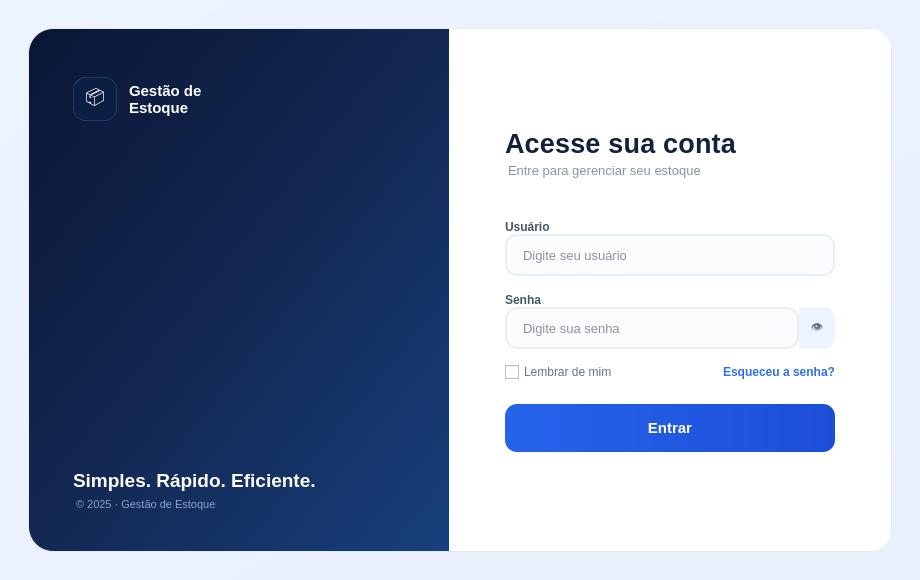
<?xml version="1.0" encoding="UTF-8"?>
<ui version="4.0">
 <class>LoginScreen</class>
 <widget class="QWidget" name="LoginScreen">
  <property name="geometry">
   <rect>
    <x>0</x>
    <y>0</y>
    <width>920</width>
    <height>580</height>
   </rect>
  </property>
  <property name="minimumSize">
   <size>
    <width>920</width>
    <height>580</height>
   </size>
  </property>
  <property name="windowTitle">
   <string>Gestão de Estoque - Acesse sua conta</string>
  </property>
  <property name="styleSheet">
   <string notr="true">QWidget#LoginScreen {
    background: qlineargradient(x1:0, y1:0, x2:1, y2:1, stop:0 #eef4ff, stop:1 #e8f0fb);
}
QLabel { color: #0f172a; }
QFrame { border: none; }
</string>
  </property>
  <layout class="QHBoxLayout" name="rootLayout">
   <property name="spacing">
    <number>0</number>
   </property>
   <property name="leftMargin">
    <number>28</number>
   </property>
   <property name="topMargin">
    <number>28</number>
   </property>
   <property name="rightMargin">
    <number>28</number>
   </property>
   <property name="bottomMargin">
    <number>28</number>
   </property>
   <item>
    <widget class="QFrame" name="cardFrame">
     <property name="styleSheet">
      <string notr="true">QFrame#cardFrame {
  background-color: #ffffff;
  border: 1px solid rgba(148, 163, 184, 0.18);
  border-radius: 24px;
}
</string>
     </property>
     <property name="frameShape">
      <enum>QFrame::StyledPanel</enum>
     </property>
     <property name="frameShadow">
      <enum>QFrame::Raised</enum>
     </property>
     <layout class="QHBoxLayout" name="cardLayout">
      <property name="spacing">
       <number>0</number>
      </property>
      <property name="leftMargin">
       <number>0</number>
      </property>
      <property name="topMargin">
       <number>0</number>
      </property>
      <property name="rightMargin">
       <number>0</number>
      </property>
      <property name="bottomMargin">
       <number>0</number>
      </property>

      <!-- ===================== LEFT PANEL ===================== -->
      <item>
       <widget class="QFrame" name="leftPanel">
        <property name="minimumSize">
         <size>
          <width>420</width>
          <height>0</height>
         </size>
        </property>
        <property name="maximumSize">
         <size>
          <width>420</width>
          <height>16777215</height>
         </size>
        </property>
        <property name="styleSheet">
         <string notr="true">QFrame#leftPanel {
  background: qlineargradient(x1:0, y1:0, x2:1, y2:1, stop:0 #0b1635, stop:0.5 #122852, stop:1 #183f7d);
  border-top-left-radius: 24px;
  border-bottom-left-radius: 24px;
}
QLabel { color: #ffffff; }
</string>
        </property>
        <property name="frameShape">
         <enum>QFrame::StyledPanel</enum>
        </property>
        <layout class="QVBoxLayout" name="leftLayout">
         <property name="spacing">
          <number>0</number>
         </property>
         <property name="leftMargin">
          <number>44</number>
         </property>
         <property name="topMargin">
          <number>48</number>
         </property>
         <property name="rightMargin">
          <number>44</number>
         </property>
         <property name="bottomMargin">
          <number>40</number>
         </property>
         <item>
          <layout class="QHBoxLayout" name="brandLayout">
           <property name="spacing">
            <number>12</number>
           </property>
           <item>
            <widget class="QLabel" name="brandIcon">
             <property name="minimumSize">
              <size>
               <width>44</width>
               <height>44</height>
              </size>
             </property>
             <property name="maximumSize">
              <size>
               <width>44</width>
               <height>44</height>
              </size>
             </property>
             <property name="styleSheet">
              <string notr="true">QLabel#brandIcon { background-color: #0b1f44; border: 1px solid rgba(255,255,255,0.12); border-radius: 12px; font-size: 18px; }</string>
             </property>
             <property name="alignment">
              <set>Qt::AlignCenter</set>
             </property>
             <property name="text">
              <string>📦</string>
             </property>
            </widget>
           </item>
           <item>
            <widget class="QLabel" name="brandName">
             <property name="font">
              <font>
               <family>Segoe UI</family>
               <pointsize>11</pointsize>
               <weight>75</weight>
               <bold>true</bold>
              </font>
             </property>
             <property name="text">
              <string>Gestão de
Estoque</string>
             </property>
            </widget>
           </item>
           <item>
            <spacer name="brandSpacer">
             <property name="orientation">
              <enum>Qt::Horizontal</enum>
             </property>
             <property name="sizeHint" stdset="0">
              <size>
               <width>40</width>
               <height>20</height>
              </size>
             </property>
            </spacer>
           </item>
          </layout>
         </item>
         <item>
          <spacer name="leftSpacerTop">
           <property name="orientation">
            <enum>Qt::Vertical</enum>
           </property>
           <property name="sizeHint" stdset="0">
            <size>
             <width>20</width>
             <height>140</height>
            </size>
           </property>
          </spacer>
         </item>
         <item>
          <widget class="QLabel" name="illustrationLabel">
           <property name="minimumSize">
            <size>
             <width>0</width>
             <height>180</height>
            </size>
           </property>
           <property name="alignment">
            <set>Qt::AlignCenter</set>
           </property>
           <property name="pixmap">
            <pixmap>:/images/box_illustration.png</pixmap>
           </property>
           <property name="scaledContents">
            <bool>false</bool>
           </property>
           <property name="text">
            <string/>
           </property>
          </widget>
         </item>
         <item>
          <spacer name="leftSpacerBottom">
           <property name="orientation">
            <enum>Qt::Vertical</enum>
           </property>
           <property name="sizeHint" stdset="0">
            <size>
             <width>20</width>
             <height>140</height>
            </size>
           </property>
          </spacer>
         </item>
         <item>
          <widget class="QLabel" name="taglineLabel">
           <property name="font">
            <font>
             <family>Segoe UI</family>
             <pointsize>14</pointsize>
             <weight>75</weight>
             <bold>true</bold>
            </font>
           </property>
           <property name="text">
            <string>Simples. Rápido. Eficiente.</string>
           </property>
          </widget>
         </item>
         <item>
          <widget class="QLabel" name="copyrightLabel">
           <property name="font">
            <font>
             <family>Segoe UI</family>
             <pointsize>8</pointsize>
            </font>
           </property>
           <property name="styleSheet">
            <string notr="true">color: #8fa0c9; margin-top: 6px;</string>
           </property>
           <property name="text">
            <string>© 2025 · Gestão de Estoque</string>
           </property>
          </widget>
         </item>
        </layout>
       </widget>
      </item>

      <!-- ===================== RIGHT PANEL ===================== -->
      <item>
       <widget class="QFrame" name="rightPanel">
        <property name="styleSheet">
         <string notr="true">QFrame#rightPanel { background-color: #ffffff; border-top-right-radius: 20px; border-bottom-right-radius: 20px; }</string>
        </property>
        <property name="frameShape">
         <enum>QFrame::StyledPanel</enum>
        </property>
        <layout class="QVBoxLayout" name="rightLayout">
         <property name="spacing">
          <number>0</number>
         </property>
         <property name="leftMargin">
          <number>56</number>
         </property>
         <property name="topMargin">
          <number>60</number>
         </property>
         <property name="rightMargin">
          <number>56</number>
         </property>
         <property name="bottomMargin">
          <number>60</number>
         </property>
         <item>
          <spacer name="rightSpacerTop">
           <property name="orientation">
            <enum>Qt::Vertical</enum>
           </property>
           <property name="sizeHint" stdset="0">
            <size>
             <width>20</width>
             <height>40</height>
            </size>
           </property>
          </spacer>
         </item>
         <item>
          <widget class="QLabel" name="titleLabel">
           <property name="font">
            <font>
             <family>Segoe UI</family>
             <pointsize>20</pointsize>
             <weight>75</weight>
             <bold>true</bold>
            </font>
           </property>
           <property name="styleSheet">
            <string notr="true">color: #14213d; letter-spacing: 0.2px;</string>
           </property>
           <property name="text">
            <string>Acesse sua conta</string>
           </property>
          </widget>
         </item>
         <item>
          <widget class="QLabel" name="subtitleLabel">
           <property name="font">
            <font>
             <family>Segoe UI</family>
             <pointsize>10</pointsize>
            </font>
           </property>
           <property name="styleSheet">
            <string notr="true">color: #8992a6; margin-top: 4px; margin-bottom: 14px;</string>
           </property>
           <property name="text">
            <string>Entre para gerenciar seu estoque</string>
           </property>
          </widget>
         </item>
         <item>
          <spacer name="formSpacerTop">
           <property name="orientation">
            <enum>Qt::Vertical</enum>
           </property>
           <property name="sizeHint" stdset="0">
            <size>
             <width>20</width>
             <height>30</height>
            </size>
           </property>
          </spacer>
         </item>

         <!-- Usuário -->
         <item>
          <widget class="QLabel" name="usuarioLabel">
           <property name="font">
            <font>
             <family>Segoe UI</family>
             <pointsize>9</pointsize>
             <weight>75</weight>
             <bold>true</bold>
            </font>
           </property>
           <property name="styleSheet">
            <string notr="true">color: #475569;</string>
           </property>
           <property name="text">
            <string>Usuário</string>
           </property>
          </widget>
         </item>
         <item>
          <widget class="QLineEdit" name="usuarioLineEdit">
           <property name="minimumSize">
            <size>
             <width>0</width>
             <height>42</height>
            </size>
           </property>
           <property name="styleSheet">
            <string notr="true">QLineEdit {
  border: 1.5px solid #e9edf5;
  border-radius: 12px;
  padding: 8px 14px;
  font-size: 10pt;
  background-color: #fbfcfe;
  color: #1e293b;
}
QLineEdit:focus {
  border: 1.5px solid #2f6fed;
  background-color: #ffffff;
}</string>
           </property>
           <property name="placeholderText">
            <string>Digite seu usuário</string>
           </property>
          </widget>
         </item>
         <item>
          <spacer name="fieldSpacer1">
           <property name="orientation">
            <enum>Qt::Vertical</enum>
           </property>
           <property name="sizeHint" stdset="0">
            <size>
             <width>20</width>
             <height>18</height>
            </size>
           </property>
          </spacer>
         </item>

         <!-- Senha -->
         <item>
          <widget class="QLabel" name="senhaLabel">
           <property name="font">
            <font>
             <family>Segoe UI</family>
             <pointsize>9</pointsize>
             <weight>75</weight>
             <bold>true</bold>
            </font>
           </property>
           <property name="styleSheet">
            <string notr="true">color: #475569;</string>
           </property>
           <property name="text">
            <string>Senha</string>
           </property>
          </widget>
         </item>
         <item>
          <layout class="QHBoxLayout" name="senhaLayout">
           <property name="spacing">
            <number>0</number>
           </property>
           <item>
            <widget class="QLineEdit" name="senhaLineEdit">
             <property name="minimumSize">
              <size>
               <width>0</width>
               <height>42</height>
              </size>
             </property>
             <property name="styleSheet">
              <string notr="true">QLineEdit {
  border: 1.5px solid #e9edf5;
  border-radius: 12px;
  padding: 8px 14px;
  font-size: 10pt;
  background-color: #fbfcfe;
  color: #1e293b;
}
QLineEdit:focus {
  border: 1.5px solid #2f6fed;
  background-color: #ffffff;
}</string>
             </property>
             <property name="echoMode">
              <enum>QLineEdit::Password</enum>
             </property>
             <property name="placeholderText">
              <string>Digite sua senha</string>
             </property>
            </widget>
           </item>
           <item>
            <widget class="QToolButton" name="toggleSenhaButton">
             <property name="minimumSize">
              <size>
               <width>36</width>
               <height>42</height>
              </size>
             </property>
             <property name="maximumSize">
              <size>
               <width>36</width>
               <height>42</height>
              </size>
             </property>
             <property name="styleSheet">
              <string notr="true">QToolButton {
  border: none;
  background: #edf4ff;
  color: #64748b;
  border-top-right-radius: 12px;
  border-bottom-right-radius: 12px;
}
QToolButton:hover { color: #1d4ed8; background: #dfeaff; }
QToolButton:pressed { background: #cfe1ff; }</string>
             </property>
             <property name="text">
              <string>👁</string>
             </property>
             <property name="checkable">
              <bool>true</bool>
             </property>
            </widget>
           </item>
          </layout>
         </item>
         <item>
          <spacer name="fieldSpacer2">
           <property name="orientation">
            <enum>Qt::Vertical</enum>
           </property>
           <property name="sizeHint" stdset="0">
            <size>
             <width>20</width>
             <height>14</height>
            </size>
           </property>
          </spacer>
         </item>

         <!-- Lembrar / Esqueceu a senha -->
         <item>
          <layout class="QHBoxLayout" name="rowLayout">
           <item>
            <widget class="QCheckBox" name="lembrarCheckBox">
             <property name="font">
              <font>
               <family>Segoe UI</family>
               <pointsize>9</pointsize>
              </font>
             </property>
             <property name="styleSheet">
              <string notr="true">color: #64748b;</string>
             </property>
             <property name="text">
              <string>Lembrar de mim</string>
             </property>
            </widget>
           </item>
           <item>
            <spacer name="rowSpacer">
             <property name="orientation">
              <enum>Qt::Horizontal</enum>
             </property>
             <property name="sizeHint" stdset="0">
              <size>
               <width>40</width>
               <height>20</height>
              </size>
             </property>
            </spacer>
           </item>
           <item>
            <widget class="QLabel" name="esqueceuSenhaLabel">
             <property name="font">
              <font>
               <family>Segoe UI</family>
               <pointsize>9</pointsize>
               <weight>75</weight>
               <bold>true</bold>
              </font>
             </property>
             <property name="styleSheet">
              <string notr="true">color: #2f6fed;</string>
             </property>
             <property name="text">
              <string>Esqueceu a senha?</string>
             </property>
            </widget>
           </item>
          </layout>
         </item>
         <item>
          <spacer name="fieldSpacer3">
           <property name="orientation">
            <enum>Qt::Vertical</enum>
           </property>
           <property name="sizeHint" stdset="0">
            <size>
             <width>20</width>
             <height>24</height>
            </size>
           </property>
          </spacer>
         </item>

         <!-- Botão Entrar -->
         <item>
          <widget class="QPushButton" name="entrarButton">
           <property name="minimumSize">
            <size>
             <width>0</width>
             <height>48</height>
            </size>
           </property>
           <property name="font">
            <font>
             <family>Segoe UI</family>
             <pointsize>11</pointsize>
             <weight>75</weight>
             <bold>true</bold>
            </font>
           </property>
           <property name="cursor">
            <cursorShape>PointingHandCursor</cursorShape>
           </property>
           <property name="styleSheet">
            <string notr="true">QPushButton {
  background: qlineargradient(x1:0, y1:0, x2:1, y2:0, stop:0 #2563eb, stop:1 #1d4ed8);
  color: #ffffff;
  border: none;
  border-radius: 12px;
  box-shadow: 0 8px 18px rgba(37, 99, 235, 0.25);
}
QPushButton:hover { background: qlineargradient(x1:0, y1:0, x2:1, y2:0, stop:0 #1d4ed8, stop:1 #1e40af); }
QPushButton:pressed { background: qlineargradient(x1:0, y1:0, x2:1, y2:0, stop:0 #1e40af, stop:1 #1e3a8a); }
QPushButton:disabled { background-color: #b7c6ef; }</string>
           </property>
           <property name="text">
            <string>Entrar</string>
           </property>
          </widget>
         </item>
         <item>
          <spacer name="rightSpacerBottom">
           <property name="orientation">
            <enum>Qt::Vertical</enum>
           </property>
           <property name="sizeHint" stdset="0">
            <size>
             <width>20</width>
             <height>40</height>
            </size>
           </property>
          </spacer>
         </item>
        </layout>
       </widget>
      </item>

     </layout>
    </widget>
   </item>
  </layout>
 </widget>
 <resources/>
 <connections/>
</ui>
